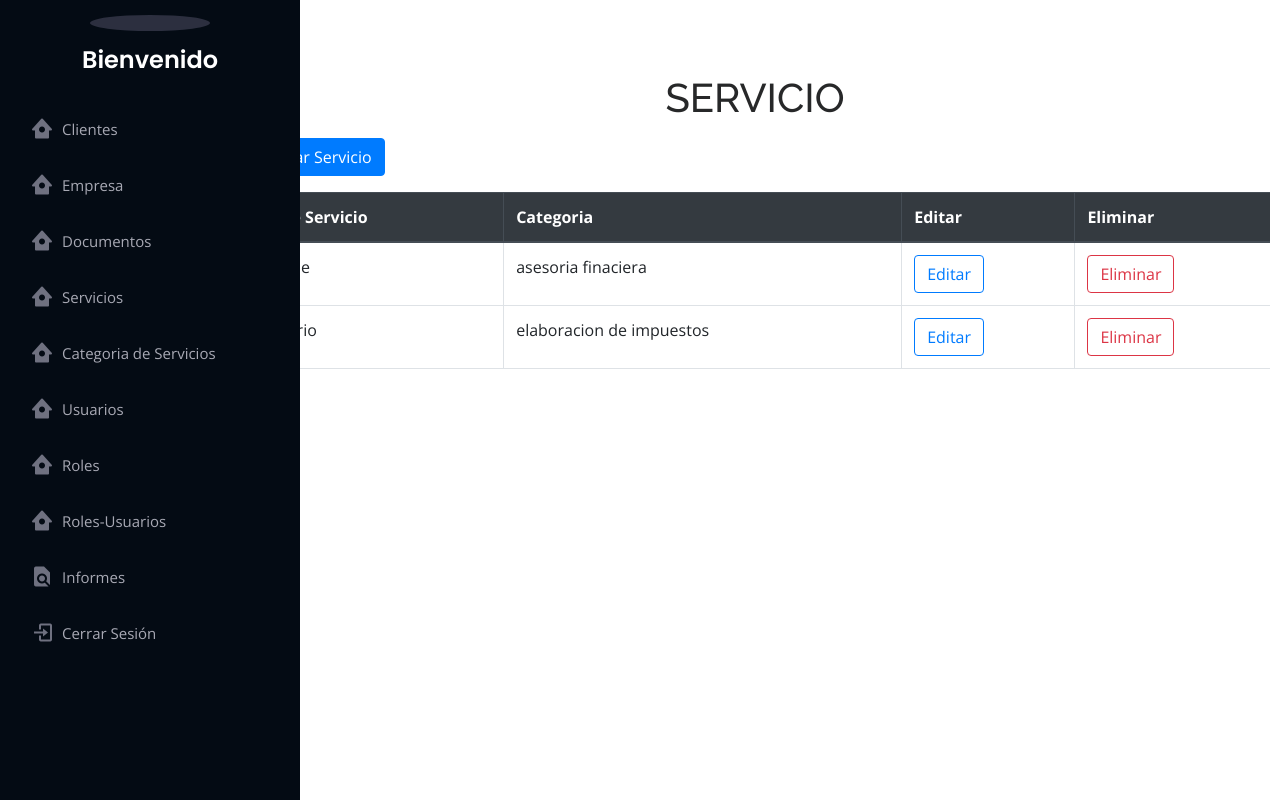
The page /consultar-servicio/ on the database its author committed.
### perfil_empresa/models.py (models this page shows, shortened)
class Servicio(models.Model):
    tipo = models.CharField(max_length=200)
    cat_servicio = models.ForeignKey(CategoriaServicios, on_delete=models.CASCADE)
    user = models.CharField(max_length=15)
    user_mod = models.CharField(max_length=15)
    created = models.DateTimeField(auto_now_add=True)
    update = models.DateTimeField(auto_now=True)
    class Meta:
        db_table = 'servicios'
        verbose_name = 'servicio'
        verbose_name_plural = 'servicios'

class CategoriaServicios(models.Model):
    categorias = models.CharField(max_length=200)
    user = models.CharField(max_length=15)
    user_mod = models.CharField(max_length=15)
    created = models.DateTimeField(auto_now_add=True)
    update = models.DateTimeField(auto_now=True)
    class Meta:
        db_table = 'categorias'
        verbose_name = 'categoria'
        verbose_name_plural = 'categorias'
    def __str__(self):
        return self.categorias

### perfil_empresa/views.py (the view)
# urls.py: path("consultar-servicio/", consultar_servicio, name="consultar_servicio"),
def consultar_servicio(request, plantilla="servicio/consultar.html"):
    servicio_obj = Servicio.objects.all()
    return render(request, plantilla, {'servicio_obj': servicio_obj})

### templates/servicio/consultar.html (shortened to what this page needs)
{% extends 'base.html' %}
{% block content %}
<div class="container">
    <div class="col-md-12" style="margin-top: 50px;">
    <div class="col-md-12" style="margin-left: 120px;">
            <blockquote class="blockquote text-center">
            <h1> SERVICIO </h1>
            </blockquote>
            <blockquote>
                <a class="btn btn-primary" href="{% url 'registrar_servicio' %}">Registrar Servicio</a>
            </blockquote>
            <div class="table-responsive">
                <table class="table table-bordered">
                    <thead class="thead-dark">
                      <tr>
                        <th>Tipo de Servicio</th>
                        <th>Categoria</th>
                        <th>Editar</th>
                        <th>Eliminar</th>
                    </tr>
                    </thead>
                    <tbody>
                    {% for servicio in servicio_obj %}
                        <tr>
                            <td>{{ servicio.tipo }}</td>
                            <td>{{ servicio.cat_servicio }}</td>
                            <td><a class="btn btn-outline-primary" href="{% url 'modificar_servicio' servicio.id %}">Editar</a></td>
                            <td><a class="btn btn-outline-danger" href="{% url 'eliminar_servicio' servicio.id %}">Eliminar</a></td>
                        </tr>
                    {% endfor %}
                    </tbody>
                </table>
            </div>
        </div>
    </div>
{% endblock %}

### perfil_empresa/static/css/style.css (style rules this page uses)
body { font-family: "Open Sans", sans-serif; color: #272829; }
a { color: #149ddd; }
h1, h2, h3, h4, h5, h6 { font-family: "Raleway", sans-serif; }

### rows shown on the page
Servicio: cat_servicio "asesoria finaciera"
Servicio: cat_servicio "elaboracion de impuestos"
